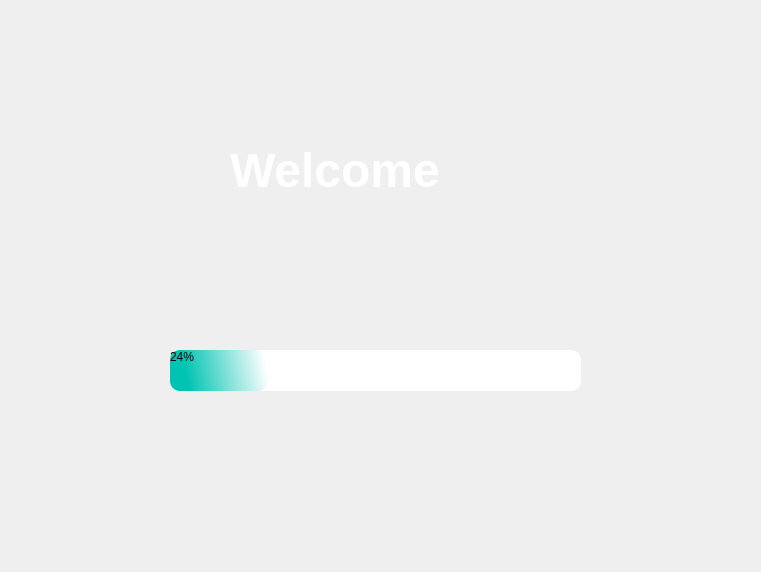
<?xml version="1.0" encoding="UTF-8"?>
<ui version="4.0">
 <class>Form</class>
 <widget class="QWidget" name="Form">
  <property name="geometry">
   <rect>
    <x>0</x>
    <y>0</y>
    <width>761</width>
    <height>572</height>
   </rect>
  </property>
  <property name="windowTitle">
   <string>Form</string>
  </property>
  <widget class="QLabel" name="label">
   <property name="geometry">
    <rect>
     <x>0</x>
     <y>0</y>
     <width>771</width>
     <height>581</height>
    </rect>
   </property>
   <property name="text">
    <string/>
   </property>
   <property name="pixmap">
    <pixmap>bg.jpg</pixmap>
   </property>
  </widget>
  <widget class="QProgressBar" name="progressBar">
   <property name="geometry">
    <rect>
     <x>170</x>
     <y>350</y>
     <width>411</width>
     <height>41</height>
    </rect>
   </property>
   <property name="styleSheet">
    <string notr="true">QProgressBar{
border-radius: 10px;
background-color: #fffff;
}
QProgressBar:chunk{
border-radius: 10px;
background-color: #00c3b1;
	background-color: qlineargradient(spread:pad, x1:0, y1:0.636, x2:1, y2:0.551, stop:0.159204 rgba(0, 195, 177, 255), stop:1 rgba(255, 255, 255, 255));
}
</string>
   </property>
   <property name="value">
    <number>24</number>
   </property>
  </widget>
  <widget class="QLabel" name="label_2">
   <property name="geometry">
    <rect>
     <x>230</x>
     <y>120</y>
     <width>321</width>
     <height>101</height>
    </rect>
   </property>
   <property name="text">
    <string>&lt;html&gt;&lt;head/&gt;&lt;body&gt;&lt;p&gt;&lt;span style=&quot; font-size:36pt; font-weight:600; color:#ffffff;&quot;&gt;Welcome&lt;/span&gt;&lt;/p&gt;&lt;/body&gt;&lt;/html&gt;</string>
   </property>
  </widget>
 </widget>
 <resources/>
 <connections/>
</ui>
